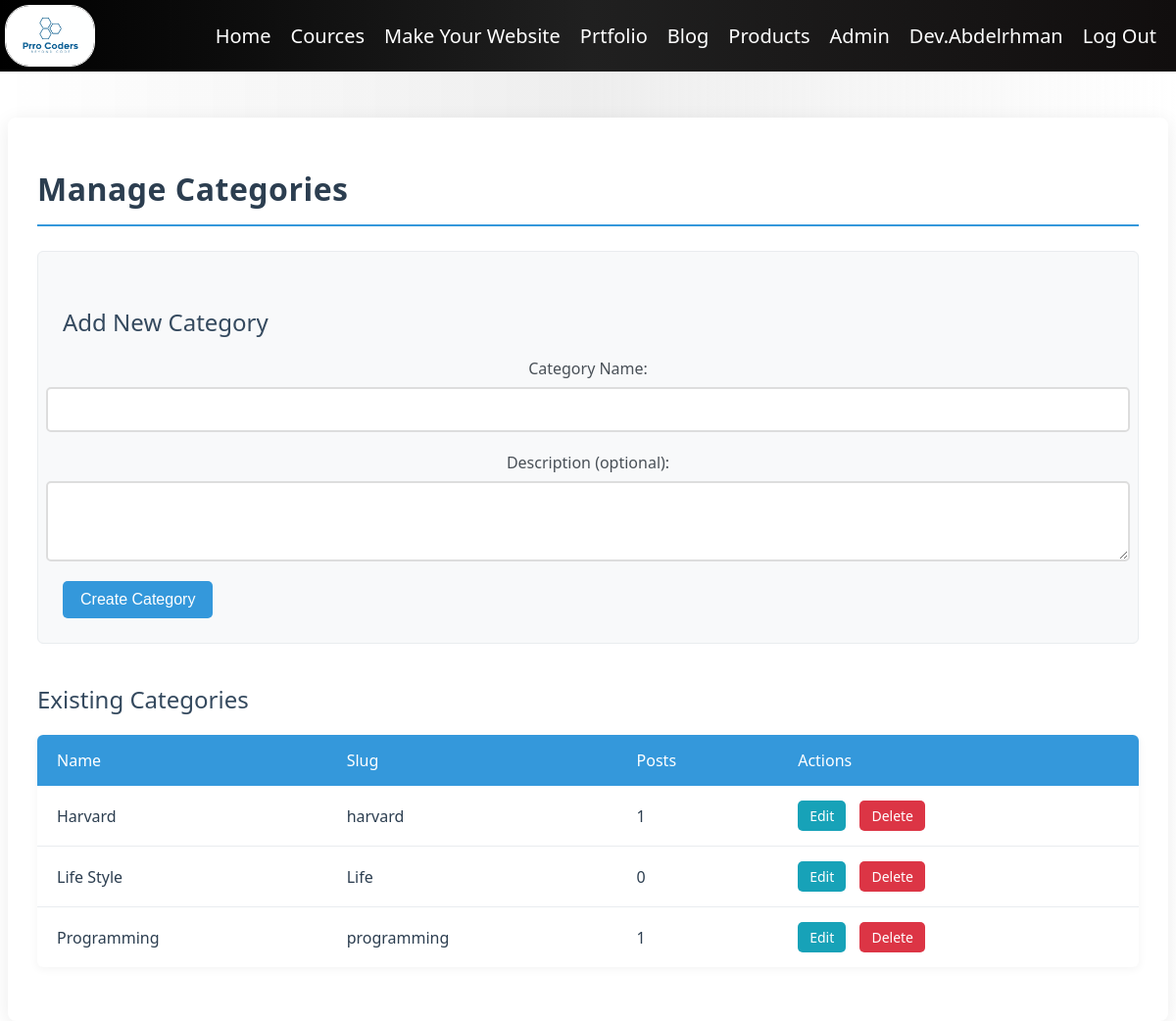
Screenshot of /blog/manage/categories/ (signed in) with the database file from the repository.
### blog/models.py (models this page shows, shortened)
class Category(models.Model):
    name = models.CharField(max_length=100)
    slug = models.SlugField(unique=True)
    description = models.TextField(blank=True)
    class Meta:
        verbose_name_plural = "Categories"
        ordering = ['name']

### blog/views.py (the view)
# urls.py: path('manage/categories/', views.manage_categories, name='manage_categories'),
@login_required
@user_passes_test(is_staff_user)
def manage_categories(request):
    categories = Category.objects.all().order_by('name')
    return render(request, 'blog/manage_categories.html', {
        'categories': categories
    })

### blog/views.py (called while the page is built)
def is_staff_user(user):
    return user.is_staff or user.is_superuser

### templates/blog/manage_categories.html (shortened to what this page needs)
{% extends "layout.html" %}
{% block body %}
<div class="categories-management">
    <h1>Manage Categories</h1>
    <div class="category-form">
        <h2>Add New Category</h2>
        <form method="post" action="{% url 'blog:category_create' %}">
            <div class="form-group">
                <label for="name">Category Name:</label>
                <input type="text" id="name" name="name" required>
            </div>
            <div class="form-group">
                <label for="description">Description (optional):</label>
                <textarea id="description" name="description" rows="3"></textarea>
            </div>
            <button type="submit" class="btn btn-primary">Create Category</button>
        </form>
    </div>
    <div class="categories-list">
        <h2>Existing Categories</h2>
        {% if categories %}
        <table class="table">
            <thead>
                <tr>
                    <th>Name</th>
                    <th>Slug</th>
                    <th>Posts</th>
                    <th>Actions</th>
                </tr>
            </thead>
            <tbody>
                {% for category in categories %}
                <tr>
                    <td>{{ category.name }}</td>
                    <td>{{ category.slug }}</td>
                    <td>{{ category.posts.count }}</td>
                    <td>
                        <a href="{% url 'blog:category_edit' category.id %}" class="btn btn-sm btn-info">Edit</a>
                        <a href="{% url 'blog:category_delete' category.id %}" class="btn btn-sm btn-danger" onclick="return confirm('Are you sure you want to delete this category?')">Delete</a>
                    </td>
                </tr>
                {% endfor %}
            </tbody>
        </table>
        {% else %}
        <p>No categories yet. Create one using the form above.</p>
        {% endif %}
    </div>
</div>
{% endblock body %}

### templates/layout.html (shortened to what this page needs)
{% load static %}
<!DOCTYPE html>
<html lang="en">
<head>
    <link rel="stylesheet" href="{% static 'style.css' %}">
</head>
<body>
    <div class="navbar1">
        <img src="{% static 'Prro Coders.jpg' %}" alt="PrroCoders" class="logo" width="100" >
        <ul class="nav1">
            <li class="nav-item1">
                <a class="nav-link1" href="{% url 'Home:index' %}">Home</a>
            </li>
            <li class="nav-item1">
                <a class="nav-link1" href="{% url 'Cource' %}">Cources</a>
            </li>
            <li class="nav-item1">
                <a class="nav-link1" href="{% url 'WebMaker' %}">Make Your Website</a>
            </li>
            <li class="nav-item1">
                <a class="nav-link1" href="https://prrohost.pythonanywhere.com">Prtfolio</a>
            </li>
            <li class="nav-item1">
                <a class="nav-link1" href="{% url 'blog:post_list' %}">Blog</a>
            </li>
            <li class="nav-item1">
                <a class="nav-link1" href="{% url 'store:store' 1 %}">Products</a>
            </li>
            {% if user.is_authenticated and not user.is_superuser and not user.is_staff %}
            <li class="nav-item1">
                <a href="" class="nav-link1">{{ user.username }}</a>
            </li>
            <li class="nav-item1">
                <a class="nav-link1" href="{% url 'logout' %}">Log Out</a>
            </li>
            {% elif user.is_superuser %}
                <li class="nav-item1">
                    <a href="{% url 'adminPanal' %}" class="nav-link1">Admin</a>
                </li>
                <li class="nav-item1">
                    <a href="" class="nav-link1">{{ user.username }}</a>
                </li>
                <li class="nav-item1">
                    <a class="nav-link1" href="{% url 'logout' %}">Log Out</a>
                </li>
            {% endif %}
        </ul>
    </div>
    <div class="container container-content">
        {% block body %}{% endblock body %}
    </div>
</body>
</html>

### static/style.css (style rules this page uses)
body { background: linear-gradient(90deg, #ffffffaf 0%, #e8e8e8c1 50%, #ffffff 100%); font-family: 'Segoe UI', Tahoma, Geneva, Verdana, sans-serif; }
.navbar1 { font-family: 'Segoe UI', Tahoma, Geneva, Verdana, sans-serif; display: flex; flex-direction: row; justify-content: space-between; background: linear-gradient(90deg, #000000 0%, #202020 50%, #110e0e 100%); margin: 0; position: fixed; width: 100%; top: 0; left: 0; right: 0; z-index: 1000; }
.logo { width: 90px; border: 1px solid white; border-radius: 25px; margin: 5px 5px 5px 5px; }
.nav1 { display: flex; flex-direction: row; margin: 10px; list-style-type: none; align-items: center; }
.nav-item1 { margin: 5px 10px; font-size: 20px; color: white; }
.nav-link1 { text-decoration: none; color: white; transition: 0.1s; }
.container { position: relative; top: 80px; }

### templates/layout.html (style rules this page uses)
.navbar1 { position: fixed; }

### templates/blog/manage_categories.html (style rules this page uses)
.categories-management, .category-edit { background-color: #ffffff; border-radius: 8px; box-shadow: 0 4px 20px rgba(0, 0, 0, 0.08); padding: 30px; margin: 40px 0; max-width: 1200px; margin-left: auto; margin-right: auto; }
.categories-management h1, .category-edit h1 { color: #2c3e50; font-size: 32px; margin-bottom: 25px; padding-bottom: 15px; border-bottom: 2px solid #3498db; font-weight: 600; letter-spacing: 0.5px; }
.categories-management h2, .category-edit h2 { color: #34495e; font-size: 24px; margin-top: 30px; margin-bottom: 20px; font-weight: 500; }
.category-form { background-color: #f8f9fa; border-radius: 6px; padding: 25px; margin-bottom: 30px; border: 1px solid #e9ecef; }
.form-group { margin-bottom: 20px; display: flex; flex-direction: column; justify-content: center; align-items: center; }
.form-group label { display: block; margin-bottom: 8px; color: #495057; font-weight: 500; }
.form-group input[type="text"], .form-group textarea { width: 100%; padding: 12px 15px; font-size: 16px; border: 2px solid #ddd; border-radius: 5px; transition: border-color 0.3s, box-shadow 0.3s; }
.btn { display: inline-block; font-weight: 500; text-align: center; vertical-align: middle; cursor: pointer; padding: 10px 18px; font-size: 16px; border-radius: 5px; transition: all 0.2s ease; text-decoration: none; margin-right: 10px; border: none; }
.btn-primary { background-color: #3498db; color: white; }
.btn-info { background-color: #17a2b8; color: white; }
.btn-danger { background-color: #dc3545; color: white; }
.btn-sm { padding: 6px 12px; font-size: 14px; }
.categories-list { margin-top: 40px; }
.table { width: 100%; border-collapse: collapse; margin-bottom: 25px; background-color: white; box-shadow: 0 2px 10px rgba(0, 0, 0, 0.05); border-radius: 6px; overflow: hidden; }
.table thead th { background-color: #3498db; color: white; font-weight: 500; padding: 15px 20px; text-align: left; font-size: 16px; border: none; }
.table tbody tr { border-bottom: 1px solid #e9ecef; transition: background-color 0.2s; }
.table tbody tr:last-child { border-bottom: none; }
.table tbody td { padding: 15px 20px; vertical-align: middle; color: #2c3e50; }

### rows the page displays
Category: name "Harvard", slug "harvard", posts.count "1"
Category: name "Life Style", slug "Life", posts.count "0"
Category: name "Programming", slug "programming", posts.count "1"

### other values shown
{{ user.username }} "Dev.Abdelrhman"
